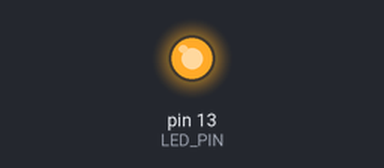
Recording of a sketch running on a simulated Arduino Uno, built with avr-gcc and run on an emulated ATmega328P. Parts: output pins drawn as LEDs (lit = HIGH).

Above: at 0.2 s.
At 14.2 s:
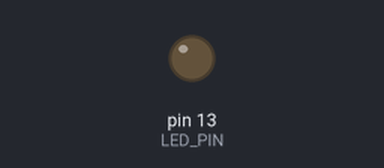
Timing chart, 0 to 22.1 s (numbered marks = the images above):
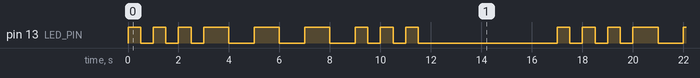

Measured:
- by itself, pin 13 (LED_PIN): repeats every 17.0 s: 2 × (LOW 0.50 s, HIGH 0.50 s), LOW 0.50 s, 3 × (HIGH 1.0 s, LOW 1.0 s), 2 × (HIGH 0.50 s, LOW 0.50 s), HIGH 0.50 s, LOW 5.5 s, HIGH 0.50 s
- by itself, everything shown: repeats every 17.0 s, in 18 steps

The sketch:

sos.ino
```cpp
#define LED_PIN 13

void setup() {
  // put your setup code here, to run once:
  pinMode(LED_PIN, OUTPUT);
}

void loop() {
  // put your main code here, to run repeatedly:
  s();
  o();
  s();
  delay(5000);
}

void s() {
  for (int i = 0; i < 3; i++) {
      digitalWrite(LED_PIN, HIGH);
      delay(500);
      digitalWrite(LED_PIN, LOW);
      delay(500);
  }
}

void o() {
   for (int i = 0; i < 3; i++) {
      digitalWrite(LED_PIN, HIGH);
      delay(1000);
      digitalWrite(LED_PIN, LOW);
      delay(1000);
  }
}
```
